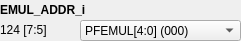
    <widget class="QWidget" name="widget_33" native="true">
     <property name="geometry">
      <rect>
       <x>350</x>
       <y>400</y>
       <width>241</width>
       <height>41</height>
      </rect>
     </property>
     <widget class="QLabel" name="label_525">
      <property name="geometry">
       <rect>
        <x>0</x>
        <y>0</y>
        <width>241</width>
        <height>20</height>
       </rect>
      </property>
      <property name="font">
       <font>
        <weight>75</weight>
        <bold>true</bold>
       </font>
      </property>
      <property name="text">
       <string>EMUL_ADDR_i</string>
      </property>
     </widget>
     <widget class="QLabel" name="addr_EMUL_ADDR_i">
      <property name="geometry">
       <rect>
        <x>0</x>
        <y>20</y>
        <width>101</width>
        <height>20</height>
       </rect>
      </property>
      <property name="text">
       <string>124 [7:5]</string>
      </property>
     </widget>
     <widget class="QComboBox" name="comboBox_EMUL_ADDR_i">
      <property name="geometry">
       <rect>
        <x>80</x>
        <y>20</y>
        <width>161</width>
        <height>21</height>
       </rect>
      </property>
      <item>
       <property name="text">
        <string>PFEMUL[4:0] (000)</string>
       </property>
      </item>
      <item>
       <property name="text">
        <string>PFEMUL[5:1] (001)</string>
       </property>
      </item>
      <item>
       <property name="text">
        <string>PFEMUL[6:2] (010)</string>
       </property>
      </item>
      <item>
       <property name="text">
        <string>PFEMUL[7:3] (011)</string>
       </property>
      </item>
      <item>
       <property name="text">
        <string>PFEMUL[8:4] (100)</string>
       </property>
      </item>
      <item>
       <property name="text">
        <string>PFEMUL[9:5] (101)</string>
       </property>
      </item>
      <item>
       <property name="text">
        <string>Odds (110)</string>
       </property>
      </item>
      <item>
       <property name="text">
        <string>Even (111)</string>
       </property>
      </item>
     </widget>
    </widget>
